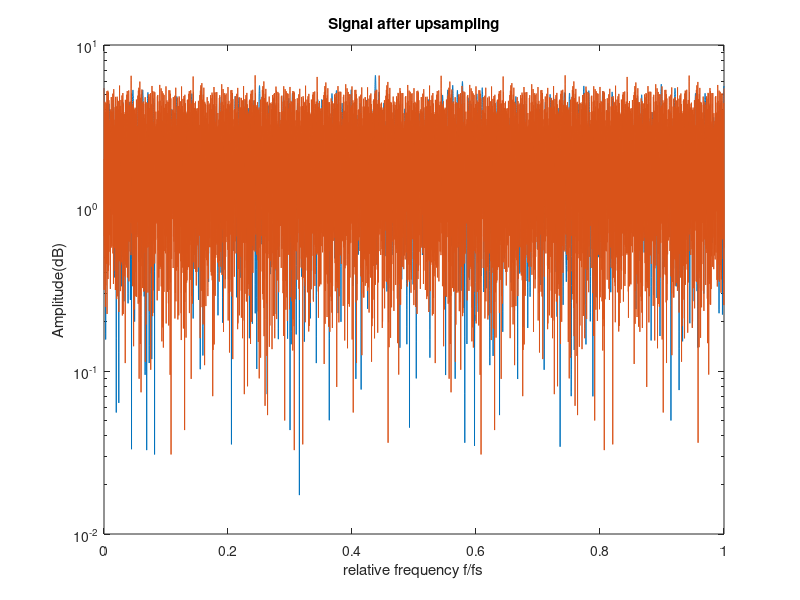
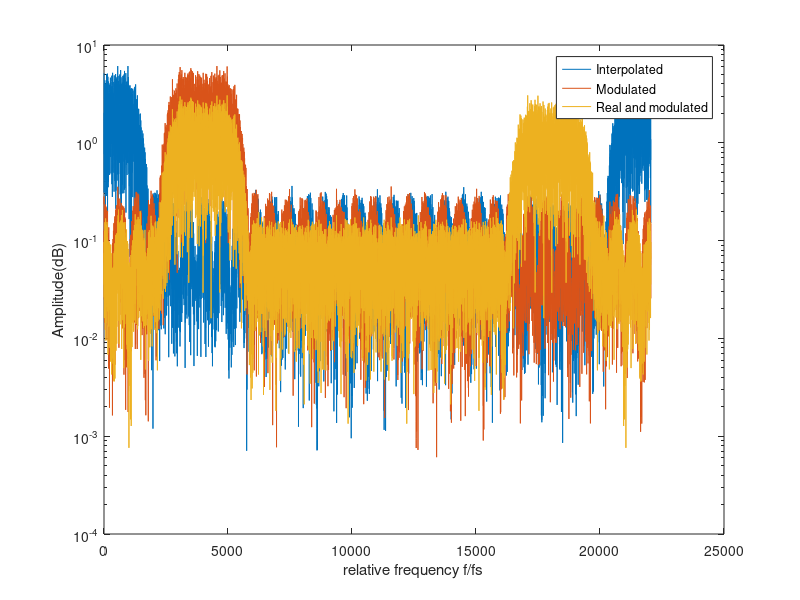

Write MATLAB code to recreate these figures, in order. (Note: this script raises an error after producing the figures.)
%% Version:
% Testing using simulated channel (simulate_audio_channel)
clc; clear all; close all
load('s_training.mat'); % 128 training symbols
%% Generate bits
N = 128;
b = randsrc(1,2*N,[-1 1]);
%% Bits2Symbols Using QPSK
M = 4; % Number of symbols in QPSK
m = log2(M); % Bits per Symbol
s_QPSK = [(1 + 1i) (1 - 1i) (-1 -1i) (-1 + 1i)]/sqrt(2); % QPSK Symbols
b_buffer = buffer(b, m)'; % Group bits into bits per symbol
s = zeros(N,1);
% Look up symbols using the indices
for k=1:N % 4 extra training symbols
    if b_buffer(k,:) == [1 1]
        s(k) = 1 + 1i;
    elseif b_buffer(k,:) == [1 -1]
        s(k) = 1 - 1i;
    elseif b_buffer(k,:) == [-1 -1]
        s(k) = -1 - 1i;
    else
        s(k) = -1 + 1i;
    end
end
%% Generate OFDM Seuqence
zz_training = ifft(s_training); % First block used for channel estimation
zz = ifft(s); % Second block for transmitting information
%% Add Cyclic Prefix
len_cp = 80; % Length of cyclic prefix
cyclic_prefix = zz(end-len_cp+1:end); % Cyclic prefix
zz = [cyclic_prefix;zz]; % Add cyclic prefix to the front
cyclic_prefix_training = zz_training(end-len_cp+1:end);
zz_training = [cyclic_prefix_training;zz_training];
ofdm_package = [zz_training;zz]; % Package for transmitting
%% Interpolation
R =10; % Upsample factor
ofdm_interpo = upsample(ofdm_package,R);
NN = 2^14; % Number of frequency grid points
f = (0:NN-1)/NN; % Normolized frequency
figure;semilogy(f,abs(fft(ofdm_package,NN))) % Check transform
xlabel('relative frequency f/fs');
ylabel('Amplitude(dB)');
title('Original Signal');
hold on;semilogy(f,abs(fft(ofdm_interpo,NN)))
xlabel('relative frequency f/fs');
ylabel('Amplitude(dB)');
title('Signal after upsampling');
%% Lowpass filter
B = firpm(32,2*[0 0.5/R*0.9 0.5/R*1.6 1/2],[1 1 0 0]);
ofdmSignal = conv(ofdm_interpo,B);
ofdmSignal = ofdmSignal(1:length(ofdm_interpo));
figure;
semilogy(f,abs([fft(ofdmSignal,NN) fft(B.',NN)]) ) % Check transforms
legend('Interpolated after LP filtering','LP-filter')
xlabel('relative frequency f/fs');
xlabel('relative frequency f/fs');
ylabel('Amplitude(dB)');
%% Modulation
fs = 22050; % Sampling frequency
fc = 4000; % Carrier frequency
F = (0:NN-1)/NN*fs;
n = (0:length(ofdmSignal)-1)';
ofdmModu = ofdmSignal.*exp(1i*2*pi*fc/fs*n);
semilogy(F,abs([fft(ofdmSignal,NN) fft(ofdmModu,NN) ]) ) % Check transforms
legend('Interpolated','Modulated')
xlabel('Frequency (Hz)');
xlabel('relative frequency f/fs');
ylabel('Amplitude(dB)');
%% Make signal real
ofdmReal = real(ofdmModu);
semilogy(F,abs([fft(ofdmSignal,NN) fft(ofdmModu,NN) fft(ofdmReal,NN) ]) ) % Check transforms
legend('Interpolated','Modulated','Real and modulated')
xlabel('Frequency (Hz)');
xlabel('relative frequency f/fs');
ylabel('Amplitude(dB)');
%% Transmit through channel
% Start with scaling from -1 to 1
% maxAmp = max(abs(ofdmReal));
% ofdmReal = ofdmReal/maxAmp;
% ofdmReal = [ofdmReal zeros(length(ofdmReal),1) ]; % Use only left audio channel
% sound(ofdmReal,fs);
% audiowrite('trial.wav',ofdmReal,fs)
%% Recording
% recObj = audiorecorder(fs,8,1);
% recordblocking(recObj,5);
% signalRec = getaudiodata(recObj);
% signalRec = signalRec/max(signalRec);
% figure;plot(signalRec);
%% Make it through a simulated channel
signalRec = simulate_audio_channel(ofdmReal,0.05); % Second input is noise level
figure;plot(signalRec);
signalRec = signalRec/max(signalRec);
xlabel('Sample');
ylabel('Amplitude');
title('Signal through simulated channel');
%% Determine where the signal starts
k = 1;
while(abs(signalRec(k))^2<0.05) % Energy detection
    k = k+1;
end
signal = signalRec(k:k+length(ofdmReal)-1);
figure;plot(signal);xlabel('Sample');ylabel('Normalized Amplitude');
title('Signal Frame');
%% Demodulation
% signal = ofdmReal; % Used for testing only

fs = 22050;
fc = 4000;
F = (0:NN-1)/NN*fs;
n = (0:length(ofdmSignal)-1)';
signalDemo = signal.*exp(-1i*2*pi*fc/fs*n);
figure;
semilogy(F,abs([fft(signal,NN) fft(signalDemo,NN)]) ) % Check transforms
legend('Modulated','Demodulated')
xlabel('Frequency (Hz)');
ylabel('Amplitude(dB)');
%% Design a LP decimation filter
B = firpm(32,2*[0 0.5/R*0.9 0.5/R*1.6 1/2],[1 1 0 0]);
y = conv(signalDemo,B); % y is now the interpolated signal
y = y(length(B):end);
figure;
semilogy(f,abs([fft(signalDemo,NN) fft(y,NN) fft(B.',NN)]) ) % Check transforms
legend('Demodulated','after LP filtering','LP-filter')
xlabel('relative frequency f/fs');
ylabel('Amplitude(dB)');
%% Down-sampling
y = downsample(y,R);
figure;
semilogy(f,abs(fft(y,NN)) ) % Check transforms
xlabel('relative frequency f/fs');
ylabel('Amplitude (dB)');
title('Signal after downsampling');
%% Channel Estimation
y_training = y(1:length(y)/2); % The half first block is used for estimation
y_training = y_training(len_cp+1:end); % Remove cyclic prefix
r_training = fft(y_training); % OFDM decoding
H = r_training./s_training;
fx = eps:1/(length(H)-1):1;
figure;semilogy(fx,abs(H));
xlabel('relative frequency');
ylabel('Amplitude (dB)');
figure;plot(real(ifft(fftshift(H))));
xlabel('Sample');ylabel('Amplitude');title('Channel estimation in time domain');
%% Channel Equalization
y_info = y(length(y)/2+1:end);
y_info = y_info(len_cp+1:end); % Compensate for the FIR filter delay
r = fft(y_info);
semilogy(abs(y));
ss = sign(real(r.*conj(H)))+1j*sign(imag(r.*conj(H)));
%% Symbols2Bits
bb = zeros(1,2*N); % Bits received
for k=1:N
    bb(2*k-1) = real(ss(k));
    bb(2*k) = imag(ss(k));
end
%% Bits error calculating
diff=b-bb;
error=find(diff~=0);
errorrate=length(error)/(2*N);